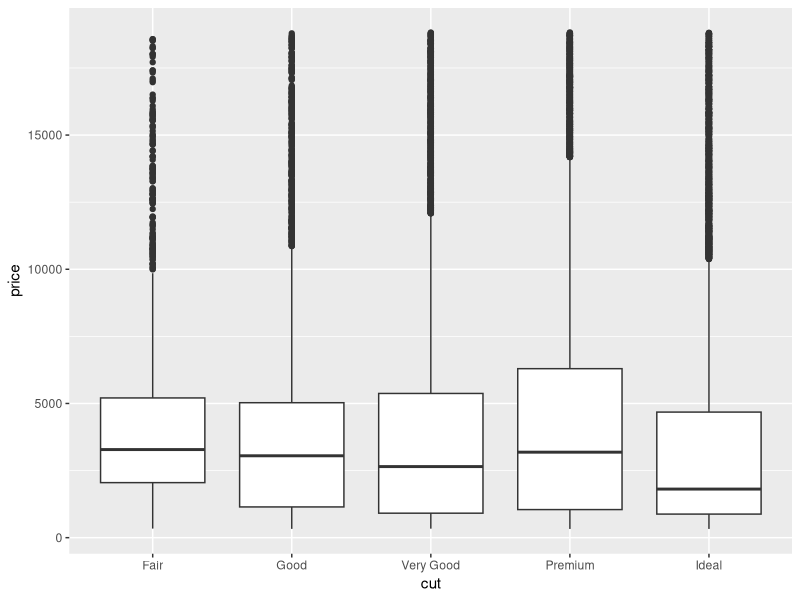

This figure's R source:
## ---- chunk 1
# require packages
require(ggplot2,quietly=TRUE)

#### boxplot
qplot(cut,price,data=diamonds,geom="boxplot")

## ---- chunk 2
summary(lm(price ~ carat,data=diamonds))
## ---- chunk 3
library(knitr)
kable(table(diamonds$cut,diamonds$color),format="markdown")
